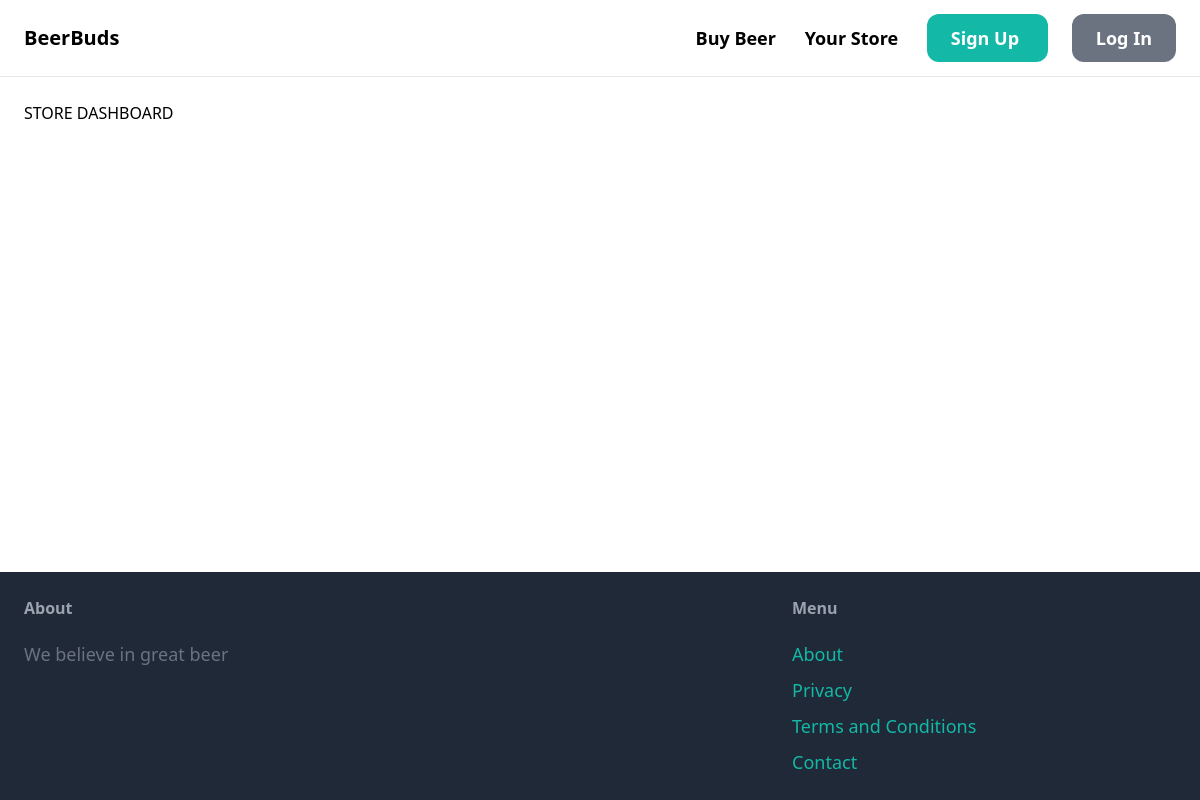
The app's page /store_dashboard/ (signed in), older data.
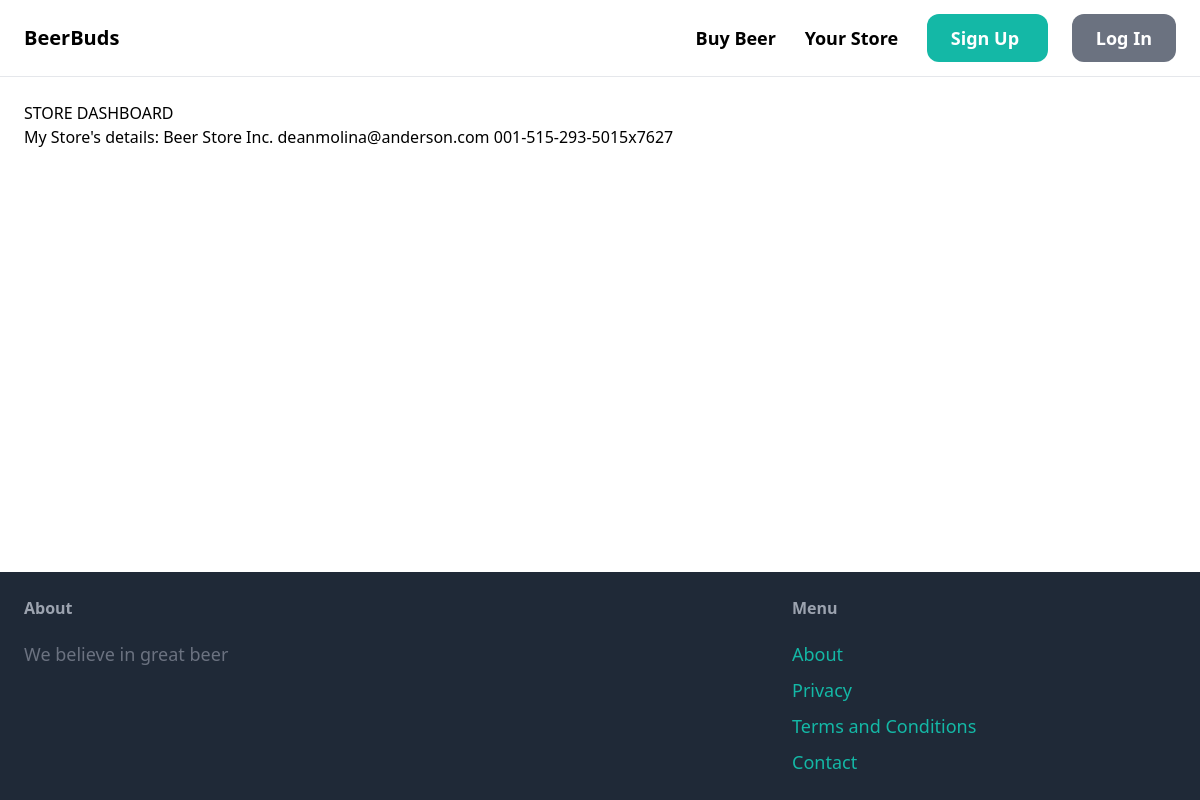
The same page, newer data.
### marketplace/models.py (models this page shows, shortened)
class Store(models.Model):
    store_name = models.CharField(max_length=255, blank=False, null=False)
    store_email = models.EmailField(blank=False, null=False)
    phone_number = models.CharField(blank=False, max_length=13)
    description = models.TextField(validators=[
            MinLengthValidator(100, 'Please enter a description of at least 100 characters')
        ])
    user_id = models.OneToOneField(User, on_delete=models.CASCADE)
    class Meta:
        ordering=['store_name']

### marketplace/views.py (the view)
# urls.py: path('store_dashboard/', views.store_dash, name="store_dash"),
def store_dash(request):
   store = Store.objects.filter(user_id=request.user)
   return render(request, 'marketplace/store_dash.html', {'store': store})

### marketplace/templates/marketplace/store_dash.html (shortened to what this page needs)
{% extends "core/base.html" %}
{% block content %}
<h1> STORE DASHBOARD </h1>
{% for store in store %}
  My Store's details:
  {{ store.store_name}}
  {{ store.store_email}}
  {{store.phone_number}}
{% endfor %}
{% endblock  %}

Row changes from the older to the newer data that the page shows:
added Store: store_name "Beer Store Inc.", store_email "deanmolina@anderson.com", phone_number "001-515-293-5015x7627"
